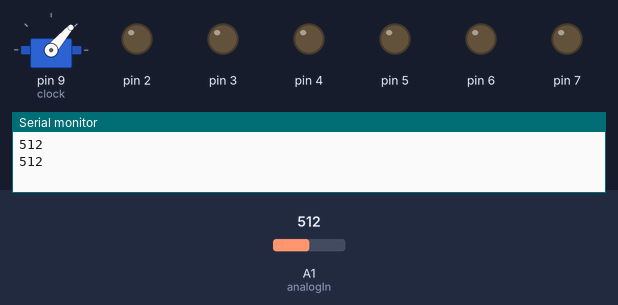
The sketch below on a simulated Arduino Uno, built with avr-gcc and run on an emulated ATmega328P. On the bench: servo, output pins drawn as LEDs (lit = HIGH), the last lines printed to the serial monitor. Inputs (shaded band) come from the test bench; at power-on: A1 (analogIn) = 512. Pins used as bus, display or sensor lines are not drawn.

Above: at 6.2 s.
6.3 s: A1 (analogIn) set to 309
At 6.48 s:
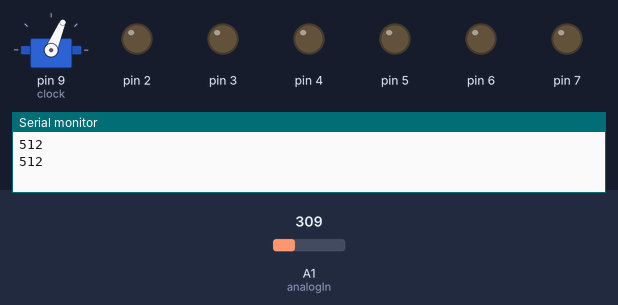
12.8 s: A1 (analogIn) set to 293
At 13.11 s:
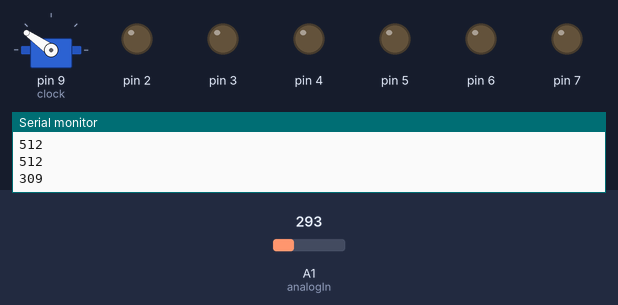
At 16.8 s:
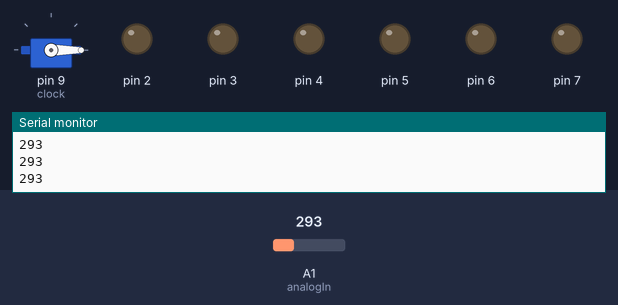
Timing chart, 0 to 18.3 s (numbered marks = the images above; inputs shaded):
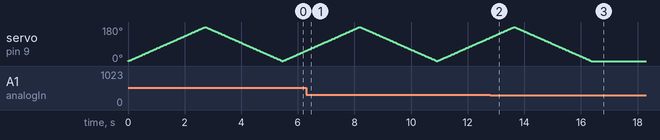

Measured:
- the behaviour switches between 301 and 300 on A1 (analogIn) (found by bisection; images 1 and 2)
- after the input at 12.8 s, servo on pin 9 (clock): goes on until 16.4 s, then stays 0°

The sketch:

Maze2.ino
```cpp
// 10*8 LED matrix with 4017 IC
// LED maze commented

#include <Servo.h>

int clock = 9;// goes to the clock pin on the 4017 IC
int reset = 8;//goes to the reset pin on the 4017 IC
int analogIn = A1;
int value = 0;

#define maze {B11111111,B10000001,B11111001,B10001100,B00100101,B11110101,B10010101,B10110101,B10000001,B11111111}
#define move1 {B11111111,B10000001,B11111001,B10001100,B10100101,B11110101,B10010101,B10110101,B10000001,B11111111}
#define move2 {B11111111,B10000001,B11111001,B10001100,B01100101,B11110101,B10010101,B10110101,B10000001,B11111111}
#define move3 {B11111111,B10000001,B11111001,B11001100,B00100101,B11110101,B10010101,B10110101,B10000001,B11111111}
#define move4 {B11111111,B10000001,B11111001,B10101100,B00100101,B11110101,B10010101,B10110101,B10000001,B11111111}
#define move5 {B11111111,B10000001,B11111001,B10011100,B00100101,B11110101,B10010101,B10110101,B10000001,B11111111}
#define move6 {B11111111,B10000001,B11111001,B10001100,B00110101,B11110101,B10010101,B10110101,B10000001,B11111111}
#define move7 {B11111111,B10000001,B11111001,B10001100,B00101101,B11110101,B10010101,B10110101,B10000001,B11111111}
#define move8 {B11111111,B10000001,B11111001,B10001100,B00100101,B11111101,B10010101,B10110101,B10000001,B11111111}
#define move9 {B11111111,B10000001,B11111001,B10001100,B00100101,B11110101,B10011101,B10110101,B10000001,B11111111}
#define move10 {B11111111,B10000001,B11111001,B10001100,B00100101,B11110101,B10010101,B10111101,B10000001,B11111111}
#define move11 {B11111111,B10000001,B11111001,B10001100,B00100101,B11110101,B10010101,B10110101,B10001001,B11111111}
#define move12 {B11111111,B10000001,B11111001,B10001100,B00100101,B11110101,B10010101,B10110101,B10000101,B11111111}
#define move13 {B11111111,B10000001,B11111001,B10001100,B00100101,B11110101,B10010101,B10110101,B10000011,B11111111}
#define move14 {B11111111,B10000001,B11111001,B10001100,B00100101,B11110101,B10010101,B10110111,B10000001,B11111111}
#define move15 {B11111111,B10000001,B11111001,B10001100,B00100101,B11110101,B10010111,B10110101,B10000001,B11111111}
#define move16 {B11111111,B10000001,B11111001,B10001100,B00100101,B11110111,B10010101,B10110101,B10000001,B11111111}
#define move17 {B11111111,B10000001,B11111001,B10001100,B00100111,B11110101,B10010101,B10110101,B10000001,B11111111}
#define move18 {B11111111,B10000001,B11111001,B10001110,B00100101,B11110101,B10010101,B10110101,B10000001,B11111111}
#define finish {B11111111,B10000001,B11111001,B10001101,B00100101,B11110101,B10010101,B10110101,B10000001,B11111111}
#define times {B00000000,B00000000,B01000010,B00100100,B00011000,B00011000,B00100100,B01000010,B00000000,B00000000}

const int numPatterns = 20;//this is the number of patterns you want to display
byte patterns[numPatterns][10]={maze, move1, move2, move3, move4, move5, move6, move7, move8, move9, move10,
                                move11, move12, move13, move14, move15, move16, move17, move18, finish};// the patterns order
int x;
int y;

Servo myservo;  // create servo object to control a servo
                // twelve servo objects can be created on most boards
int pos = 0;    // variable to store the servo position

void setup(){
    Serial.begin(9600);
    DDRD=B11111111;// this is a commed that makes pins 0-7 outputs(see more on the arduino site)
    //simple stuff here
    pinMode(clock,OUTPUT);
    pinMode(reset,OUTPUT);
    //reseting the 4017 IC, you have to do this
    digitalWrite(reset,HIGH);
    delayMicroseconds(5);
    digitalWrite(reset,LOW);
    myservo.attach(9);  // attaches the servo on pin 9 to the servo object
}

void display_pattern(int loops)//(int loop) acts like a delay, it take 8 mSecands to scan all of the rows so int loops = 15 is a good time for it
{
    for(x = 0; x < numPatterns-1; x++){ // loop over the patterns
        for (int z = 0; z < 8; z++){ //scrolls one bite at a time
            for(int t = 0; t < loops; t++){// the delay we get with loops
                for(y = 0; y < 10; y++){// loops over the array of bytes
                    PORTD = patterns[x][y];//writes digital outputs
                    delayMicroseconds(800);// the time every row is one
                    PORTD = B00000000;// all pins are low, fixes the ghosting effect
                    // telles the 4017 IC to go to the next row
                    digitalWrite(clock,HIGH);
                    delayMicroseconds(5);
                    digitalWrite(clock,LOW);
                }
            }
        }
    }
}


void loop(){
  value = analogRead(analogIn);//reading from pin A1
  Serial.println(value);
  if (value > 300) {
    //display_pattern(15);// calls for the display_pattern function and says that int loop = 15(if you do more loop the pattern would scroll slower).
    for(pos = 0; pos <= 180; pos += 1) // goes from 0 degrees to 180 degrees
    {                                  // in steps of 1 degree
        myservo.write(pos);              // tell servo to go to position in variable 'pos'
        delay(15);                       // waits 15ms for the servo to reach the position
    }
    for(pos = 180; pos>=0; pos-=1)     // goes from 180 degrees to 0 degrees
    {
        myservo.write(pos);              // tell servo to go to position in variable 'pos'
        delay(15);                       // waits 15ms for the servo to reach the position
    }
  }
}
```
